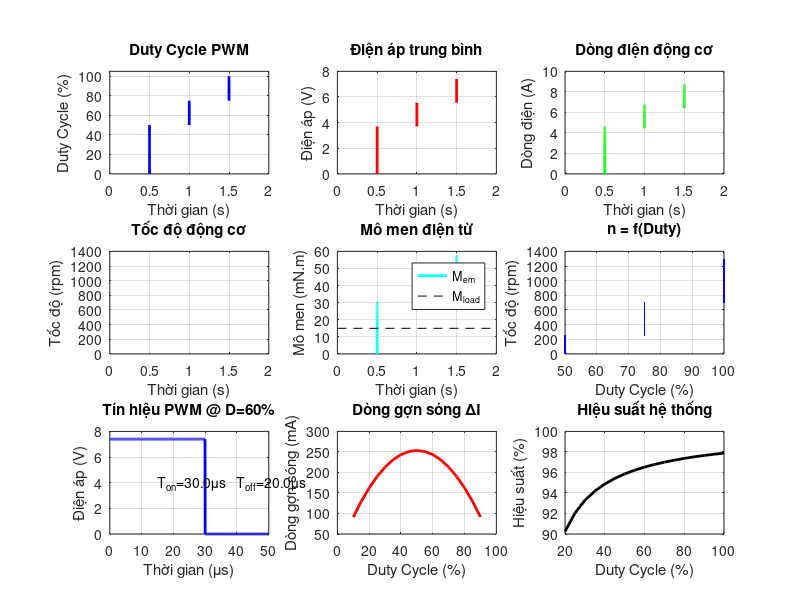

Here is the MATLAB script that generated this plot:
%% MÔ PHỎNG ĐIỀU KHIỂN PWM CHO ĐỘNG CƠ DC
% Mô phỏng ESC điều khiển động cơ 540/550 bằng PWM
% Tác giả: Hệ thống điều khiển máy xúc Huina 1592
% Ngày: 10/2025

clc; clear all; close all;

%% ========== THÔNG SỐ ==========

fprintf('========== MÔ PHỎNG ĐIỀU KHIỂN PWM ==========\n\n');

% Động cơ
R_a = 0.8;              % Điện trở [Ohm]
L_a = 0.0002;           % Độ tự cảm [H]
K_e = 0.00557;          % Hằng số EMF [V/(rad/s)]
K_m = 0.0066;           % Hằng số mô men [N.m/A]
J = 0.00025;            % Mô men đà [kg.m²]
B = 0.0001;             % Ma sát [N.m.s/rad]

% PWM
V_supply = 7.4;         % Điện áp nguồn [V]
f_PWM = 20000;          % Tần số PWM [Hz] = 20kHz
T_PWM = 1 / f_PWM;      % Chu kỳ PWM [s]

fprintf('Điện áp nguồn: %.1f V\n', V_supply);
fprintf('Tần số PWM: %.0f kHz\n', f_PWM/1000);
fprintf('Chu kỳ PWM: %.1f μs\n', T_PWM*1e6);
fprintf('\n');

%% ========== MÔ PHỎNG 1: ĐÁP ỨNG VỚI DUTY CYCLE KHÁC NHAU ==========

t_sim = 2.0;
dt = 0.00001;
t = 0:dt:t_sim;

% Duty cycle thay đổi
D = zeros(size(t));
D(t >= 0.0 & t < 0.5) = 0;
D(t >= 0.5 & t < 1.0) = 0.5;    % 50%
D(t >= 1.0 & t < 1.5) = 0.75;   % 75%
D(t >= 1.5) = 1.0;              % 100%

% Điện áp trung bình
U_avg = D * V_supply;

% Mô phỏng
I_a = zeros(size(t));
omega = zeros(size(t));
n = zeros(size(t));
M = zeros(size(t));

I_temp = 0;
omega_temp = 0;
M_load = 0.015;  % Mô men tải cố định

for i = 1:length(t)
    E_a = K_e * omega_temp;
    
    dI_dt = (U_avg(i) - R_a * I_temp - E_a) / L_a;
    I_temp = I_temp + dI_dt * dt;
    if I_temp < 0, I_temp = 0; end
    I_a(i) = I_temp;
    
    M_em = K_m * I_temp;
    M(i) = M_em;
    
    d_omega_dt = (M_em - M_load - B * omega_temp) / J;
    omega_temp = omega_temp + d_omega_dt * dt;
    if omega_temp < 0, omega_temp = 0; end
    omega(i) = omega_temp;
    n(i) = omega_temp * 60 / (2*pi);
end

%% ========== VẼ ĐỒ THỊ 1 ==========

figure('Name', 'Điều khiển PWM', 'Position', [50, 50, 1400, 900]);

subplot(3, 3, 1);
plot(t, D*100, 'b-', 'LineWidth', 2);
grid on;
xlabel('Thời gian (s)');
ylabel('Duty Cycle (%)');
title('Duty Cycle PWM');
ylim([0 105]);

subplot(3, 3, 2);
plot(t, U_avg, 'r-', 'LineWidth', 2);
grid on;
xlabel('Thời gian (s)');
ylabel('Điện áp (V)');
title('Điện áp trung bình');
ylim([0 8]);

subplot(3, 3, 3);
plot(t, I_a, 'g-', 'LineWidth', 2);
grid on;
xlabel('Thời gian (s)');
ylabel('Dòng điện (A)');
title('Dòng điện động cơ');

subplot(3, 3, 4);
plot(t, n, 'm-', 'LineWidth', 2);
grid on;
xlabel('Thời gian (s)');
ylabel('Tốc độ (rpm)');
title('Tốc độ động cơ');

subplot(3, 3, 5);
plot(t, M*1000, 'c-', 'LineWidth', 2);
hold on;
plot([0 t_sim], [M_load*1000 M_load*1000], 'k--');
grid on;
xlabel('Thời gian (s)');
ylabel('Mô men (mN.m)');
title('Mô men điện từ');
legend('M_{em}', 'M_{load}');

subplot(3, 3, 6);
plot(D(t>=0.5)*100, n(t>=0.5), 'b.', 'MarkerSize', 2);
grid on;
xlabel('Duty Cycle (%)');
ylabel('Tốc độ (rpm)');
title('n = f(Duty)');

%% ========== MÔ PHỎNG 2: TÍN HIỆU PWM CHI TIẾT ==========

% Mô phỏng 1 chu kỳ PWM
t_pwm = 0:T_PWM/1000:T_PWM;
D_test = 0.6;  % 60% duty

V_pwm = zeros(size(t_pwm));
V_pwm(t_pwm < D_test * T_PWM) = V_supply;

subplot(3, 3, 7);
plot(t_pwm*1e6, V_pwm, 'b-', 'LineWidth', 2);
grid on;
xlabel('Thời gian (μs)');
ylabel('Điện áp (V)');
title(sprintf('Tín hiệu PWM @ D=%.0f%%', D_test*100));
ylim([0 8]);
xlim([0 T_PWM*1e6]);

% Thêm annotation
text(T_PWM*0.3*1e6, 4, sprintf('T_{on}=%.1fμs', D_test*T_PWM*1e6));
text(T_PWM*0.8*1e6, 4, sprintf('T_{off}=%.1fμs', (1-D_test)*T_PWM*1e6));

%% ========== PHÂN TÍCH DÒNG GIAN SÓNG ==========

% Dòng gợn sóng
Duty_range = 0.1:0.05:0.9;
omega_test = 600;  % rad/s
E_a_test = K_e * omega_test;

Delta_I = zeros(size(Duty_range));
for i = 1:length(Duty_range)
    D_val = Duty_range(i);
    Delta_I(i) = (V_supply - E_a_test) * D_val * (1-D_val) / (L_a * f_PWM);
end

subplot(3, 3, 8);
plot(Duty_range*100, Delta_I*1000, 'r-', 'LineWidth', 2);
grid on;
xlabel('Duty Cycle (%)');
ylabel('Dòng gợn sóng (mA)');
title('Dòng gợn sóng ΔI');

%% ========== HIỆU SUẤT ==========

Duty_eff = 0.2:0.05:1.0;
eta = zeros(size(Duty_eff));
I_cond_loss = 2;  % A ước tính
R_mosfet = 0.02;  % Ohm

for i = 1:length(Duty_eff)
    P_loss = I_cond_loss^2 * R_mosfet * 4;  % 4 MOSFET
    P_motor = Duty_eff(i) * V_supply * I_cond_loss;
    eta(i) = P_motor / (P_motor + P_loss) * 100;
end

subplot(3, 3, 9);
plot(Duty_eff*100, eta, 'k-', 'LineWidth', 2);
grid on;
xlabel('Duty Cycle (%)');
ylabel('Hiệu suất (%)');
title('Hiệu suất hệ thống');
ylim([90 100]);

%% ========== KẾT QUẢ ==========

fprintf('========== KẾT QUẢ ==========\n\n');

fprintf('TẠI DUTY = 50%%:\n');
idx = find(t >= 0.75, 1);
fprintf('  Điện áp TB: %.2f V\n', U_avg(idx));
fprintf('  Dòng điện: %.2f A\n', I_a(idx));
fprintf('  Tốc độ: %.0f rpm\n', n(idx));
fprintf('  Mô men: %.2f mN.m\n', M(idx)*1000);

fprintf('\nTẠI DUTY = 100%%:\n');
idx = find(t >= 1.75, 1);
fprintf('  Điện áp TB: %.2f V\n', U_avg(idx));
fprintf('  Dòng điện: %.2f A\n', I_a(idx));
fprintf('  Tốc độ: %.0f rpm\n', n(idx));
fprintf('  Mô men: %.2f mN.m\n', M(idx)*1000);

fprintf('\nDÒNG GỢN SÓNG TỐI ĐA:\n');
fprintf('  ΔI_max: %.1f mA (tại D=50%%)\n', max(Delta_I)*1000);

fprintf('\nHIỆU SUẤT:\n');
fprintf('  η @ D=100%%: %.1f%%\n', eta(end));

fprintf('\n============================\n');

saveas(gcf, 'mo_phong_pwm.png');
fprintf('\nĐã lưu: mo_phong_pwm.png\n');

